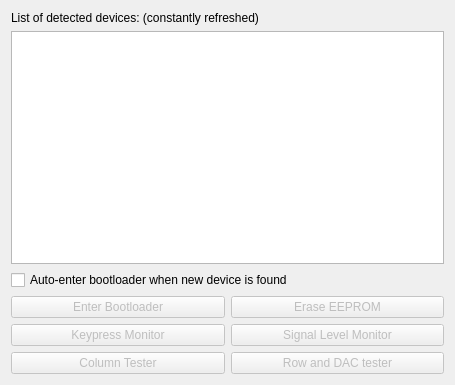
<?xml version="1.0" encoding="UTF-8"?>
<ui version="4.0">
 <class>MainWindow</class>
 <widget class="QMainWindow" name="MainWindow">
  <property name="geometry">
   <rect>
    <x>0</x>
    <y>0</y>
    <width>455</width>
    <height>385</height>
   </rect>
  </property>
  <property name="windowTitle">
   <string>Util for xwhatsit running QMK firmware</string>
  </property>
  <widget class="QWidget" name="centralWidget">
   <property name="autoFillBackground">
    <bool>false</bool>
   </property>
   <layout class="QHBoxLayout" name="horizontalLayout">
    <item>
     <layout class="QVBoxLayout" name="verticalLayout">
      <item>
       <widget class="QLabel" name="label">
        <property name="text">
         <string>List of detected devices: (constantly refreshed)</string>
        </property>
       </widget>
      </item>
      <item>
       <widget class="QListWidget" name="listWidget"/>
      </item>
      <item>
       <widget class="QCheckBox" name="autoEnterModeCheckBox">
        <property name="enabled">
         <bool>true</bool>
        </property>
        <property name="toolTip">
         <string>&lt;html&gt;&lt;head/&gt;&lt;body&gt;&lt;p&gt;Check this before connecting your keyboard, if your keyboard is misbehaving, and sending lots of random characters.&lt;/p&gt;&lt;/body&gt;&lt;/html&gt;</string>
        </property>
        <property name="text">
         <string>Auto-enter bootloader when new device is found</string>
        </property>
       </widget>
      </item>
      <item>
       <layout class="QGridLayout" name="gridLayout">
        <item row="0" column="1">
         <widget class="QPushButton" name="eraseEepromPushButton">
          <property name="enabled">
           <bool>false</bool>
          </property>
          <property name="text">
           <string>Erase EEPROM</string>
          </property>
         </widget>
        </item>
        <item row="1" column="1">
         <widget class="QPushButton" name="signalLevelPushButton">
          <property name="enabled">
           <bool>false</bool>
          </property>
          <property name="text">
           <string>Signal Level Monitor</string>
          </property>
         </widget>
        </item>
        <item row="2" column="0">
         <widget class="QPushButton" name="columnTesterButton">
          <property name="enabled">
           <bool>false</bool>
          </property>
          <property name="text">
           <string>Column Tester</string>
          </property>
         </widget>
        </item>
        <item row="1" column="0">
         <widget class="QPushButton" name="keypressMinotorPushButton">
          <property name="enabled">
           <bool>false</bool>
          </property>
          <property name="text">
           <string>Keypress Monitor</string>
          </property>
         </widget>
        </item>
        <item row="0" column="0">
         <widget class="QPushButton" name="enterBootloaderPushbutton">
          <property name="enabled">
           <bool>false</bool>
          </property>
          <property name="text">
           <string>Enter Bootloader</string>
          </property>
         </widget>
        </item>
        <item row="2" column="1">
         <widget class="QPushButton" name="rowDacPushButton">
          <property name="enabled">
           <bool>false</bool>
          </property>
          <property name="text">
           <string>Row and DAC tester</string>
          </property>
         </widget>
        </item>
       </layout>
      </item>
     </layout>
    </item>
   </layout>
  </widget>
 </widget>
 <layoutdefault spacing="6" margin="11"/>
 <resources/>
 <connections/>
</ui>
